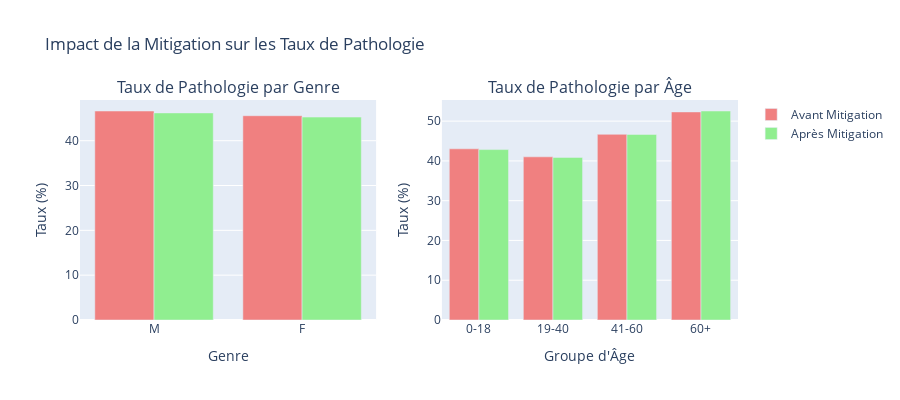

Notebook code cell kept with this figure:
### Markdown cell above
### 4.6 Visualisation des Métriques de Fairness

### Code cell
# Préparation des données pour la visualisation
fairness_data = []

# Genre
for gender in df_clean['Patient Gender'].unique():
    fairness_data.append({
        'Groupe': gender,
        'Type': 'Genre',
        'Avant': positive_rate_by_gender[gender] * 100,
        'Après': weighted_positive_rate[gender] * 100
    })

# Âge
for age in positive_rate_by_age.index:
    fairness_data.append({
        'Groupe': str(age),
        'Type': 'Âge',
        'Avant': positive_rate_by_age[age] * 100,
        'Après': weighted_positive_rate_age[age] * 100
    })

fairness_df = pd.DataFrame(fairness_data)

# Graphiques comparatifs
fig = make_subplots(
    rows=1, cols=2,
    subplot_titles=('Taux de Pathologie par Genre', 
                    'Taux de Pathologie par Âge')
)

# Genre
gender_data = fairness_df[fairness_df['Type'] == 'Genre']
fig.add_trace(
    go.Bar(x=gender_data['Groupe'], y=gender_data['Avant'],
           name='Avant Mitigation', marker_color='lightcoral'),
    row=1, col=1
)
fig.add_trace(
    go.Bar(x=gender_data['Groupe'], y=gender_data['Après'],
           name='Après Mitigation', marker_color='lightgreen'),
    row=1, col=1
)

# Âge
age_data = fairness_df[fairness_df['Type'] == 'Âge']
fig.add_trace(
    go.Bar(x=age_data['Groupe'], y=age_data['Avant'],
           name='Avant Mitigation', marker_color='lightcoral',
           showlegend=False),
    row=1, col=2
)
fig.add_trace(
    go.Bar(x=age_data['Groupe'], y=age_data['Après'],
           name='Après Mitigation', marker_color='lightgreen',
           showlegend=False),
    row=1, col=2
)

fig.update_xaxes(title_text="Genre", row=1, col=1)
fig.update_xaxes(title_text="Groupe d'Âge", row=1, col=2)
fig.update_yaxes(title_text="Taux (%)", row=1, col=1)
fig.update_yaxes(title_text="Taux (%)", row=1, col=2)

fig.update_layout(height=400, barmode='group',
                  title_text="Impact de la Mitigation sur les Taux de Pathologie")
fig.show()

### Figure 1 — Plotly figure (JSON) as saved in the notebook; plotly's stock layout.template omitted (floating-point values rounded to 4 significant figures)
{"data": [{"marker": {"color": "lightcoral"}, "name": "Avant Mitigation", "type": "bar", "x": ["M", "F"], "xaxis": "x", "y": [46.62, 45.57], "yaxis": "y"}, {"marker": {"color": "lightgreen"}, "name": "Après Mitigation", "type": "bar", "x": ["M", "F"], "xaxis": "x", "y": [46.2, 45.27], "yaxis": "y"}, {"marker": {"color": "lightcoral"}, "name": "Avant Mitigation", "showlegend": false, "type": "bar", "x": ["0-18", "19-40", "41-60", "60+"], "xaxis": "x2", "y": [43.04, 41.03, 46.69, 52.31], "yaxis": "y2"}, {"marker": {"color": "lightgreen"}, "name": "Après Mitigation", "showlegend": false, "type": "bar", "x": ["0-18", "19-40", "41-60", "60+"], "xaxis": "x2", "y": [42.85, 40.88, 46.65, 52.55], "yaxis": "y2"}], "layout": {"annotations": [{"font": {"size": 16}, "showarrow": false, "text": "Taux de Pathologie par Genre", "x": 0.225, "xanchor": "center", "xref": "paper", "y": 1, "yanchor": "bottom", "yref": "paper"}, {"font": {"size": 16}, "showarrow": false, "text": "Taux de Pathologie par Âge", "x": 0.775, "xanchor": "center", "xref": "paper", "y": 1, "yanchor": "bottom", "yref": "paper"}], "barmode": "group", "height": 400, "title": {"text": "Impact de la Mitigation sur les Taux de Pathologie"}, "xaxis": {"anchor": "y", "domain": [0, 0.45], "title": {"text": "Genre"}}, "xaxis2": {"anchor": "y2", "domain": [0.55, 1], "title": {"text": "Groupe d'Âge"}}, "yaxis": {"anchor": "x", "domain": [0, 1], "title": {"text": "Taux (%)"}}, "yaxis2": {"anchor": "x2", "domain": [0, 1], "title": {"text": "Taux (%)"}}}}
